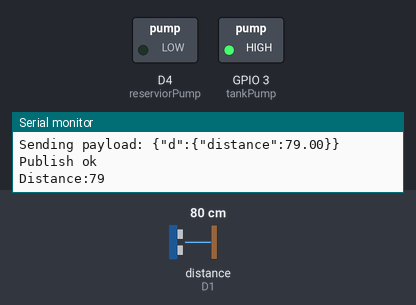
The sketch below on a simulated ESP8266 (NodeMCU). Parts: switched loads named in the sketch (green lamp = pin HIGH), the last lines printed to the serial monitor. Wiring (inferred from the names in the program): ultrasonic range finder: trigger D8; echo D1. Inputs (shaded band) come from the test bench; at power-on: distance to the obstacle (sensor on D1) 80 cm. The echo pulse lasts 58.3 µs per cm; WiFi joins after 1.5 s; servers stay silent unless stated; no MQTT or app messages arrive unless stated; pins used as bus, display or sensor lines are not drawn.

Above: at 2.7 s.
2.8 s: distance to the obstacle (sensor on D1) set to 13 cm
5.7 s: distance to the obstacle (sensor on D1) set to 10 cm
At 7.9 s:
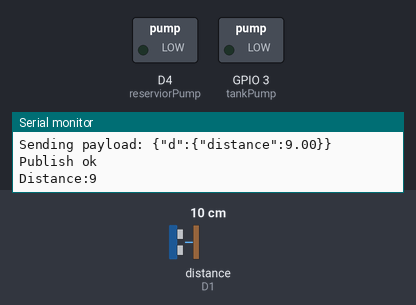
9.1 s: distance to the obstacle (sensor on D1) set to 8 cm
11.8 s: distance to the obstacle (sensor on D1) set to 5 cm
At 14.2 s:
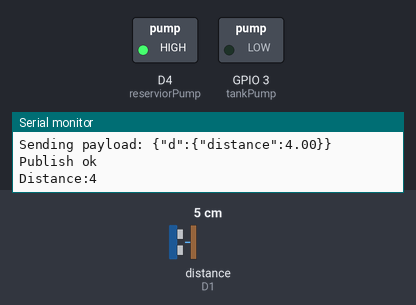
15.1 s: distance to the obstacle (sensor on D1) set to 9 cm
At 17.8 s:
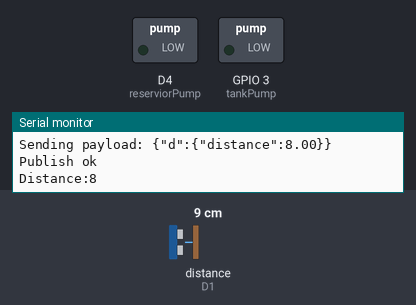
18.1 s: distance to the obstacle (sensor on D1) set to 2 cm
At 20.4 s:
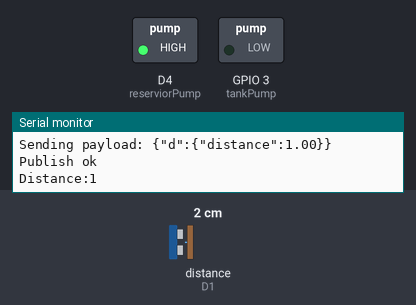
Timing chart, 0 to 21.9 s (numbered marks = the images above; inputs shaded):
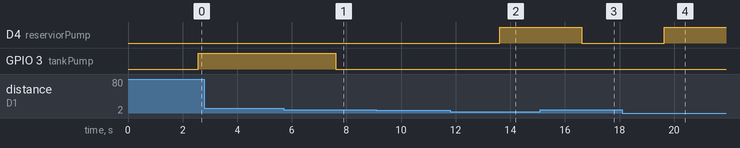

Measured:
- the behaviour switches between 12 and 11 cm on distance to the obstacle (sensor on D1) (found by bisection; images 0 and 1)
- the behaviour switches between 7 and 6 cm on distance to the obstacle (sensor on D1) (found by bisection; images 1 and 2)
- after the input at 5.7 s, GPIO 3 (tankPump): HIGH → LOW after 1.9 s
- after the input at 11.8 s, D4 (reserviorPump): LOW → HIGH after 1.8 s
- after the input at 15.1 s, D4 (reserviorPump): HIGH → LOW after 1.5 s
- after the input at 18.1 s, D4 (reserviorPump): LOW → HIGH after 1.5 s

The sketch:

project.ino
```cpp
#include <ESP8266WiFi.h>
#include <PubSubClient.h>
#include <OneWire.h>

//-------- Customise these values -----------
const char* ssid = "Redmi 5";
const char* password = "venkat@123";
#define ONE_WIRE_BUS D2
OneWire oneWire(ONE_WIRE_BUS);


#define ORG "rwcoys"
#define DEVICE_TYPE "NODEMCU5060"
#define DEVICE_ID "DELL"
#define TOKEN "9381575060"
//-------- Customise the above values --------

char server[] = ORG ".messaging.internetofthings.ibmcloud.com";
char topic[] = "iot-2/evt/anil/fmt/json";
char authMethod[] = "use-token-auth";
char token[] = TOKEN;
char clientId[] = "d:" ORG ":" DEVICE_TYPE ":" DEVICE_ID;

float temp;
WiFiClient wifiClient;
PubSubClient client(server, 1883,wifiClient);

int tankPump=3;
int reserviorPump=2;
int trigPin = D8;//white
int echoPin = D1;//brown
long duration;
int distance;


void setup(){
Serial.begin(9600);
pinMode(tankPump,OUTPUT);
pinMode(reserviorPump,OUTPUT);
pinMode(trigPin, OUTPUT); // Sets the trigPin as an Output
pinMode(echoPin, INPUT); // Sets the echoPin as an Input

Serial.println();
Serial.print("Connecting to ");
Serial.print(ssid);
WiFi.begin(ssid, password);
while (WiFi.status() != WL_CONNECTED) {
delay(500);
Serial.print(".");
}
Serial.println("");

Serial.print("WiFi connected, IP address: ");
Serial.println(WiFi.localIP());
}

void loop(){
ultrasound();
pump();
}

void ultrasound(){

digitalWrite(trigPin, LOW);
delayMicroseconds(2);
// Sets the trigPin on HIGH state for 10 micro seconds
digitalWrite(trigPin, HIGH);
delayMicroseconds(10);
digitalWrite(trigPin, LOW);
// Reads the echoPin, returns the sound wave travel time in microseconds
duration = pulseIn(echoPin, HIGH);
// Calculating the distance
distance= duration*0.034/2;
// Prints the distance on the Serial Monitor
Serial.print("Distance:");
Serial.println(distance);
delay(1000);
// publish
PublishData(distance);
}


void pump(){
if (distance > 10){
digitalWrite(tankPump,HIGH);
digitalWrite(reserviorPump,LOW);
}
else{
digitalWrite(tankPump,LOW);
}
if(distance < 6){
digitalWrite(reserviorPump,HIGH);
digitalWrite(tankPump,LOW);
}
else{
digitalWrite(reserviorPump,LOW);
 }
 }void PublishData(float distance){
 if (!!!client.connected()) {
 Serial.print("Reconnecting client to ");
 Serial.println(server);
 while (!!!client.connect(clientId, authMethod, token)) {
 Serial.print(".");
 delay(500);
 }
 Serial.println();
 } String payload = "{\"d\":{\"distance\":";
  payload += distance;
  payload += "}}";
 Serial.print("Sending payload: ");
 Serial.println(payload);

 if (client.publish(topic, (char*) payload.c_str())) {
 Serial.println("Publish ok");
 } else {
 Serial.println("Publish failed");
 }
}
```
